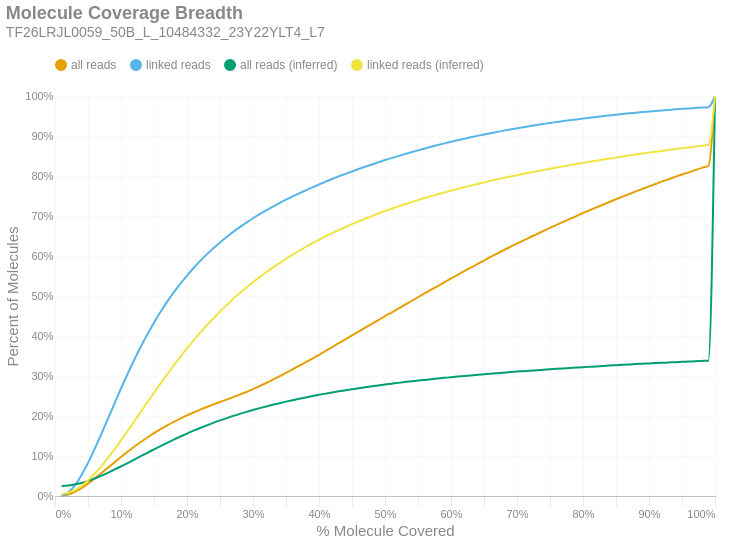

This figure's notebook cell:
### Markdown cell above
### Molecule Read Coverage
This chart shows molecule coverage breadth as computed by the number of bases aligned to that molecule. In other words, "*how much of each unique long molecule is actually sequenced/aligned?*" Keep in mind there is a distinction between sequences and alignments, since some sequences belonging to a particular molecule may not align well and wouldn't appear in the alignment data. This chart also shows molecule coverage breadth as computed by the *inferred fragment* from which the aligned sequences originate. Unlike read coverage, this calculation takes into account the total insert size, including unsequenced gaps between the forward and reverse reads. Like the previous figures, these are cumulative percents.

### Code cell
if SKIPLR:
    print_html(f"Skipped")
else:
    binned_df = consolidated_hist(valids['coverage_bp'], mask, 0.01, True)
    binned_df_inf = consolidated_hist(valids['coverage_inserts'], mask, 0.01, True)
    binned_df = binned_df.with_columns(pl.lit(binned_df_inf['all reads (cumsum)']).alias('all reads (inferred)'))
    binned_df = binned_df.with_columns(pl.lit(binned_df_inf['linked reads (cumsum)']).alias('linked reads (inferred)'))
    binned_df = binned_df.with_columns(
        (pl.col('bin').cast(pl.Float64) + 0.01).alias('right_edge')
    )

    with SafeRender(binned_df):
        (
            density_plot(binned_df, 'Molecule Coverage Breadth', samplename, 'molcov', ['all reads (inferred)','linked reads (inferred)'])
            .encode(
                #x=alt.X('bin:Q', title="% Molecule Covered").axis(format = '%').scale(padding=0),
                x=alt.X('right_edge:Q', title="% Molecule Covered").axis(format='%').scale(padding=0),
                y=alt.Y('value:Q', title='Percent of Molecules')
                    .axis(format='%')
                    .stack(False)
                    .scale(domainMin=0, padding=0),
                color=alt.Color("key:N").scale(domain = ["all reads", "linked reads", "all reads (inferred)", "linked reads (inferred)"]),
                tooltip = [
                    alt.Tooltip("key:N", title = "Data Type"),
                    alt.Tooltip("range_label:N", title="% Molecule Covered"),
                    alt.Tooltip("value:Q", format = ".2%", title="% Molecules")
                ]
            )
        ).display()

### Figure 1 — Vega-Lite specification as saved in the notebook (floating-point values rounded to 4 significant figures)
{"width": "container", "height": 400, "config": {"title": {"anchor": "start", "dy": -15, "fontSize": 18, "color": "#888888", "subtitleColor": "#888888", "subtitleFontSize": 14}, "arc": {"fill": "#0072B2"}, "axis": {"domainColor": "#888888", "domainWidth": 0.5, "gridWidth": 0.2, "grid": false, "titleFontWeight": 400, "titleFontSize": 15, "labelFontSize": 11, "labelColor": "#888888", "tickColor": "#888888", "tickWidth": 0.2, "titleColor": "#888888"}, "axisBand": {"grid": false}, "axisX": {"grid": true, "tickSize": 10, "domainCap": "round"}, "axisY": {"domain": false, "grid": true, "tickSize": 0, "domainCap": "round"}, "background": "transparent", "header": {"labelFontSize": 15, "labelColor": "#888888", "titleFontSize": 15, "titleFontWeight": 600, "titleColor": "#888888"}, "legend": {"labelFont": "sans-serif", "labelFontSize": 12, "labelColor": "#888888", "symbolSize": 100, "symbolType": "circle", "titleFontSize": 12, "titlePadding": 10, "titleColor": "#888888", "title": null, "orient": "top"}, "range": {"category": ["#E69F00", "#56B4E9", "#009E73", "#F0E442", "#0072B2", "#D55E00", "#CC79A7", "#000000"], "diverging": ["#cfe8f3", "#a2d4ec", "#73bfe2", "#46abdb", "#1696d2", "#12719e"]}, "area": {"fill": "#0072B2", "fillOpacity": 0.7, "line": true, "strokeOpacity": 0.7}, "line": {"color": "#0072B2", "stroke": "#0072B2", "strokeWidth": 2}, "trail": {"color": "#0072B2", "stroke": "#0072B2", "strokeWidth": 0, "size": 1}, "point": {"filled": true, "fillOpacity": 1.0, "size": 95}, "text": {"color": "#888888", "fontSize": 11, "align": "right", "fontWeight": 400, "size": 11}, "bar": {"fill": "#0072B2", "stroke": null}, "view": {"stroke": null, "continuousWidth": 660, "continuousHeight": 400}}, "data": {"name": "data-e1d28dee6f8de10440642b746ff8b115"}, "mark": {"type": "line", "interpolate": "monotone", "point": {"opacity": 0, "size": 275}}, "encoding": {"color": {"field": "key", "scale": {"domain": ["all reads", "linked reads", "all reads (inferred)", "linked reads (inferred)"]}, "type": "nominal"}, "tooltip": [{"field": "key", "title": "Data Type", "type": "nominal"}, {"field": "range_label", "title": "% Molecule Covered", "type": "nominal"}, {"field": "value", "format": ".2%", "title": "% Molecules", "type": "quantitative"}], "x": {"axis": {"format": "%"}, "field": "right_edge", "scale": {"padding": 0}, "title": "% Molecule Covered", "type": "quantitative"}, "y": {"axis": {"format": "%"}, "field": "value", "scale": {"domainMin": 0, "padding": 0}, "stack": false, "title": "Percent of Molecules", "type": "quantitative"}}, "params": [{"name": "param_c36ac31b6afebe62", "select": {"type": "point", "fields": ["key"]}, "bind": "legend"}], "title": {"text": "Molecule Coverage Breadth", "subtitle": "TF26LRJL0059_50B_L_10484332_23Y22YLT4_L7"}, "transform": [{"fold": ["all reads (cumsum)", "linked reads (cumsum)", "all reads (inferred)", "linked reads (inferred)"]}, {"calculate": "replace(datum.key, ' (cumsum)', '')", "as": "key"}, {"filter": {"param": "param_c36ac31b6afebe62"}}], "usermeta": {"embedOptions": {"downloadFileName": "TF26LRJL0059_50B_L_10484332_23Y22YLT4_L7.molcov"}}, "$schema": "https://vega.github.io/schema/vega-lite/v6.4.1.json", "datasets": {"data-e1d28dee6f8de10440642b746ff8b115": [{"bin": "0.0", "interval": "0.0-0.01", "all reads": 0.000336, "linked reads": 0.0005289, "all reads (cumsum)": 0.000336, "linked reads (cumsum)": 0.0005289, "range_label": "0.0-0.01", "all reads (inferred)": 0.02483, "linked reads (inferred)": 0.005132, "right_edge": 0.01}, {"bin": "0.01", "interval": "0.01-0.02", "all reads": 0.003335, "linked reads": 0.007958, "all reads (cumsum)": 0.003671, "linked reads (cumsum)": 0.008487, "range_label": "0.01-0.02", "all reads (inferred)": 0.02601, "linked reads (inferred)": 0.007815, "right_edge": 0.02}, {"bin": "0.02", "interval": "0.02-0.03", "all reads": 0.006909, "linked reads": 0.01802, "all reads (cumsum)": 0.01058, "linked reads (cumsum)": 0.0265, "range_label": "0.02-0.03", "all reads (inferred)": 0.02864, "linked reads (inferred)": 0.01451, "right_edge": 0.03}, {"bin": "0.03", "interval": "0.03-0.04", "all reads": 0.00934, "linked reads": 0.02548, "all reads (cumsum)": 0.01992, "linked reads (cumsum)": 0.05199, "range_label": "0.03-0.04", "all reads (inferred)": 0.03255, "linked reads (inferred)": 0.02492, "right_edge": 0.04}, {"bin": "0.04", "interval": "0.04-0.05", "all reads": 0.01111, "linked reads": 0.0307, "all reads (cumsum)": 0.03103, "linked reads (cumsum)": 0.08269, "range_label": "0.04-0.05", "all reads (inferred)": 0.03771, "linked reads (inferred)": 0.03876, "right_edge": 0.05}, {"bin": "0.05", "interval": "0.05-0.06", "all reads": 0.01251, "linked reads": 0.0348, "all reads (cumsum)": 0.04354, "linked reads (cumsum)": 0.1175, "range_label": "0.05-0.06", "all reads (inferred)": 0.04382, "linked reads (inferred)": 0.05549, "right_edge": 0.06}, {"bin": "0.06", "interval": "0.06-0.07", "all reads": 0.01313, "linked reads": 0.03664, "all reads (cumsum)": 0.05667, "linked reads (cumsum)": 0.1541, "range_label": "0.06-0.07", "all reads (inferred)": 0.05061, "linked reads (inferred)": 0.07428, "right_edge": 0.07}, {"bin": "0.07", "interval": "0.07-0.08", "all reads": 0.01369, "linked reads": 0.03829, "all reads (cumsum)": 0.07036, "linked reads (cumsum)": 0.1924, "range_label": "0.07-0.08", "all reads (inferred)": 0.05792, "linked reads (inferred)": 0.09453, "right_edge": 0.08}, {"bin": "0.08", "interval": "0.08-0.09", "all reads": 0.01366, "linked reads": 0.03824, "all reads (cumsum)": 0.08402, "linked reads (cumsum)": 0.2307, "range_label": "0.08-0.09", "all reads (inferred)": 0.06577, "linked reads (inferred)": 0.1163, "right_edge": 0.09}, {"bin": "0.09", "interval": "0.09-0.1", "all reads": 0.01361, "linked reads": 0.03807, "all reads (cumsum)": 0.09763, "linked reads (cumsum)": 0.2687, "range_label": "0.09-0.1", "all reads (inferred)": 0.07399, "linked reads (inferred)": 0.1392, "right_edge": 0.1}, {"bin": "0.1", "interval": "0.1-0.11", "all reads": 0.01302, "linked reads": 0.03638, "all reads (cumsum)": 0.1107, "linked reads (cumsum)": 0.3051, "range_label": "0.1-0.11", "all reads (inferred)": 0.08231, "linked reads (inferred)": 0.1624, "right_edge": 0.11}, {"bin": "0.11", "interval": "0.11-0.12", "all reads": 0.01252, "linked reads": 0.03488, "all reads (cumsum)": 0.1232, "linked reads (cumsum)": 0.34, "range_label": "0.11-0.12", "all reads (inferred)": 0.0909, "linked reads (inferred)": 0.1864, "right_edge": 0.12}, {"bin": "0.12", "interval": "0.12-0.13", "all reads": 0.01191, "linked reads": 0.03307, "all reads (cumsum)": 0.1351, "linked reads (cumsum)": 0.3731, "range_label": "0.12-0.13", "all reads (inferred)": 0.09947, "linked reads (inferred)": 0.2104, "right_edge": 0.13}, {"bin": "0.13", "interval": "0.13-0.14", "all reads": 0.01127, "linked reads": 0.03111, "all reads (cumsum)": 0.1464, "linked reads (cumsum)": 0.4042, "range_label": "0.13-0.14", "all reads (inferred)": 0.108, "linked reads (inferred)": 0.2343, "right_edge": 0.14}, {"bin": "0.14", "interval": "0.14-0.15", "all reads": 0.01066, "linked reads": 0.02914, "all reads (cumsum)": 0.157, "linked reads (cumsum)": 0.4333, "range_label": "0.14-0.15", "all reads (inferred)": 0.1165, "linked reads (inferred)": 0.2581, "right_edge": 0.15}, {"bin": "0.15", "interval": "0.15-0.16", "all reads": 0.01002, "linked reads": 0.02713, "all reads (cumsum)": 0.167, "linked reads (cumsum)": 0.4604, "range_label": "0.15-0.16", "all reads (inferred)": 0.1248, "linked reads (inferred)": 0.2814, "right_edge": 0.16}, {"bin": "0.16", "interval": "0.16-0.17", "all reads": 0.009472, "linked reads": 0.02541, "all reads (cumsum)": 0.1765, "linked reads (cumsum)": 0.4858, "range_label": "0.16-0.17", "all reads (inferred)": 0.133, "linked reads (inferred)": 0.3044, "right_edge": 0.17}, {"bin": "0.17", "interval": "0.17-0.18", "all reads": 0.008806, "linked reads": 0.02327, "all reads (cumsum)": 0.1853, "linked reads (cumsum)": 0.5091, "range_label": "0.17-0.18", "all reads (inferred)": 0.141, "linked reads (inferred)": 0.3267, "right_edge": 0.18}, {"bin": "0.18", "interval": "0.18-0.19", "all reads": 0.008325, "linked reads": 0.02184, "all reads (cumsum)": 0.1936, "linked reads (cumsum)": 0.531, "range_label": "0.18-0.19", "all reads (inferred)": 0.1487, "linked reads (inferred)": 0.3483, "right_edge": 0.19}, {"bin": "0.19", "interval": "0.19-0.2", "all reads": 0.007825, "linked reads": 0.02015, "all reads (cumsum)": 0.2015, "linked reads (cumsum)": 0.5511, "range_label": "0.19-0.2", "all reads (inferred)": 0.1561, "linked reads (inferred)": 0.3692, "right_edge": 0.2}, {"bin": "0.2", "interval": "0.2-0.21", "all reads": 0.007361, "linked reads": 0.01891, "all reads (cumsum)": 0.2088, "linked reads (cumsum)": 0.57, "range_label": "0.2-0.21", "all reads (inferred)": 0.1633, "linked reads (inferred)": 0.3893, "right_edge": 0.21}, {"bin": "0.21", "interval": "0.21-0.22", "all reads": 0.007014, "linked reads": 0.01769, "all reads (cumsum)": 0.2158, "linked reads (cumsum)": 0.5877, "range_label": "0.21-0.22", "all reads (inferred)": 0.1701, "linked reads (inferred)": 0.4083, "right_edge": 0.22}, {"bin": "0.22", "interval": "0.22-0.23", "all reads": 0.006674, "linked reads": 0.01629, "all reads (cumsum)": 0.2225, "linked reads (cumsum)": 0.604, "range_label": "0.22-0.23", "all reads (inferred)": 0.1766, "linked reads (inferred)": 0.4266, "right_edge": 0.23}, {"bin": "0.23", "interval": "0.23-0.24", "all reads": 0.006375, "linked reads": 0.01527, "all reads (cumsum)": 0.2289, "linked reads (cumsum)": 0.6193, "range_label": "0.23-0.24", "all reads (inferred)": 0.1829, "linked reads (inferred)": 0.4443, "right_edge": 0.24}, {"bin": "0.24", "interval": "0.24-0.25", "all reads": 0.006234, "linked reads": 0.01456, "all reads (cumsum)": 0.2351, "linked reads (cumsum)": 0.6338, "range_label": "0.24-0.25", "all reads (inferred)": 0.189, "linked reads (inferred)": 0.4613, "right_edge": 0.25}, {"bin": "0.25", "interval": "0.25-0.26", "all reads": 0.005943, "linked reads": 0.01353, "all reads (cumsum)": 0.2411, "linked reads (cumsum)": 0.6474, "range_label": "0.25-0.26", "all reads (inferred)": 0.1947, "linked reads (inferred)": 0.4773, "right_edge": 0.26}, {"bin": "0.26", "interval": "0.26-0.27", "all reads": 0.006084, "linked reads": 0.01289, "all reads (cumsum)": 0.2471, "linked reads (cumsum)": 0.6602, "range_label": "0.26-0.27", "all reads (inferred)": 0.2002, "linked reads (inferred)": 0.4928, "right_edge": 0.27}, {"bin": "0.27", "interval": "0.27-0.28", "all reads": 0.006291, "linked reads": 0.01205, "all reads (cumsum)": 0.2534, "linked reads (cumsum)": 0.6723, "range_label": "0.27-0.28", "all reads (inferred)": 0.2054, "linked reads (inferred)": 0.5073, "right_edge": 0.28}, {"bin": "0.28", "interval": "0.28-0.29", "all reads": 0.006563, "linked reads": 0.01129, "all reads (cumsum)": 0.26, "linked reads (cumsum)": 0.6836, "range_label": "0.28-0.29", "all reads (inferred)": 0.2103, "linked reads (inferred)": 0.5211, "right_edge": 0.29}, {"bin": "0.29", "interval": "0.29-0.3", "all reads": 0.007095, "linked reads": 0.01084, "all reads (cumsum)": 0.2671, "linked reads (cumsum)": 0.6944, "range_label": "0.29-0.3", "all reads (inferred)": 0.2151, "linked reads (inferred)": 0.5346, "right_edge": 0.3}, {"bin": "0.3", "interval": "0.3-0.31", "all reads": 0.00751, "linked reads": 0.01018, "all reads (cumsum)": 0.2746, "linked reads (cumsum)": 0.7046, "range_label": "0.3-0.31", "all reads (inferred)": 0.2196, "linked reads (inferred)": 0.5472, "right_edge": 0.31}, {"bin": "0.31", "interval": "0.31-0.32", "all reads": 0.007902, "linked reads": 0.009628, "all reads (cumsum)": 0.2825, "linked reads (cumsum)": 0.7142, "range_label": "0.31-0.32", "all reads (inferred)": 0.2239, "linked reads (inferred)": 0.5593, "right_edge": 0.32}, {"bin": "0.32", "interval": "0.32-0.33", "all reads": 0.008304, "linked reads": 0.009267, "all reads (cumsum)": 0.2908, "linked reads (cumsum)": 0.7235, "range_label": "0.32-0.33", "all reads (inferred)": 0.228, "linked reads (inferred)": 0.5708, "right_edge": 0.33}, {"bin": "0.33", "interval": "0.33-0.34", "all reads": 0.008433, "linked reads": 0.00872, "all reads (cumsum)": 0.2992, "linked reads (cumsum)": 0.7322, "range_label": "0.33-0.34", "all reads (inferred)": 0.2321, "linked reads (inferred)": 0.5821, "right_edge": 0.34}, {"bin": "0.34", "interval": "0.34-0.35", "all reads": 0.008601, "linked reads": 0.008555, "all reads (cumsum)": 0.3078, "linked reads (cumsum)": 0.7408, "range_label": "0.34-0.35", "all reads (inferred)": 0.2359, "linked reads (inferred)": 0.593, "right_edge": 0.35}, {"bin": "0.35", "interval": "0.35-0.36", "all reads": 0.008786, "linked reads": 0.00813, "all reads (cumsum)": 0.3166, "linked reads (cumsum)": 0.7489, "range_label": "0.35-0.36", "all reads (inferred)": 0.2396, "linked reads (inferred)": 0.6032, "right_edge": 0.36}, {"bin": "0.36", "interval": "0.36-0.37", "all reads": 0.009013, "linked reads": 0.007782, "all reads (cumsum)": 0.3256, "linked reads (cumsum)": 0.7567, "range_label": "0.36-0.37", "all reads (inferred)": 0.2431, "linked reads (inferred)": 0.6131, "right_edge": 0.37}, {"bin": "0.37", "interval": "0.37-0.38", "all reads": 0.00886, "linked reads": 0.007454, "all reads (cumsum)": 0.3345, "linked reads (cumsum)": 0.7641, "range_label": "0.37-0.38", "all reads (inferred)": 0.2465, "linked reads (inferred)": 0.6225, "right_edge": 0.38}, {"bin": "0.38", "interval": "0.38-0.39", "all reads": 0.009043, "linked reads": 0.007377, "all reads (cumsum)": 0.3435, "linked reads (cumsum)": 0.7715, "range_label": "0.38-0.39", "all reads (inferred)": 0.2499, "linked reads (inferred)": 0.632, "right_edge": 0.39}, {"bin": "0.39", "interval": "0.39-0.4", "all reads": 0.009533, "linked reads": 0.007236, "all reads (cumsum)": 0.3531, "linked reads (cumsum)": 0.7788, "range_label": "0.39-0.4", "all reads (inferred)": 0.253, "linked reads (inferred)": 0.6406, "right_edge": 0.4}, {"bin": "0.4", "interval": "0.4-0.41", "all reads": 0.009572, "linked reads": 0.00694, "all reads (cumsum)": 0.3626, "linked reads (cumsum)": 0.7857, "range_label": "0.4-0.41", "all reads (inferred)": 0.2559, "linked reads (inferred)": 0.649, "right_edge": 0.41}, {"bin": "0.41", "interval": "0.41-0.42", "all reads": 0.009771, "linked reads": 0.006839, "all reads (cumsum)": 0.3724, "linked reads (cumsum)": 0.7925, "range_label": "0.41-0.42", "all reads (inferred)": 0.2589, "linked reads (inferred)": 0.6572, "right_edge": 0.42}, {"bin": "0.42", "interval": "0.42-0.43", "all reads": 0.009813, "linked reads": 0.00661, "all reads (cumsum)": 0.3822, "linked reads (cumsum)": 0.7992, "range_label": "0.42-0.43", "all reads (inferred)": 0.2617, "linked reads (inferred)": 0.665, "right_edge": 0.43}, {"bin": "0.43", "interval": "0.43-0.44", "all reads": 0.00959, "linked reads": 0.006148, "all reads (cumsum)": 0.3918, "linked reads (cumsum)": 0.8053, "range_label": "0.43-0.44", "all reads (inferred)": 0.2643, "linked reads (inferred)": 0.6724, "right_edge": 0.44}, {"bin": "0.44", "interval": "0.44-0.45", "all reads": 0.009594, "linked reads": 0.006075, "all reads (cumsum)": 0.4014, "linked reads (cumsum)": 0.8114, "range_label": "0.44-0.45", "all reads (inferred)": 0.2669, "linked reads (inferred)": 0.6797, "right_edge": 0.45}, {"bin": "0.45", "interval": "0.45-0.46", "all reads": 0.009616, "linked reads": 0.006012, "all reads (cumsum)": 0.411, "linked reads (cumsum)": 0.8174, "range_label": "0.45-0.46", "all reads (inferred)": 0.2694, "linked reads (inferred)": 0.6867, "right_edge": 0.46}, {"bin": "0.46", "interval": "0.46-0.47", "all reads": 0.009693, "linked reads": 0.005892, "all reads (cumsum)": 0.4207, "linked reads (cumsum)": 0.8233, "range_label": "0.46-0.47", "all reads (inferred)": 0.2718, "linked reads (inferred)": 0.6933, "right_edge": 0.47}, {"bin": "0.47", "interval": "0.47-0.48", "all reads": 0.009551, "linked reads": 0.005586, "all reads (cumsum)": 0.4303, "linked reads (cumsum)": 0.8289, "range_label": "0.47-0.48", "all reads (inferred)": 0.2741, "linked reads (inferred)": 0.6998, "right_edge": 0.48}, {"bin": "0.48", "interval": "0.48-0.49", "all reads": 0.009403, "linked reads": 0.005445, "all reads (cumsum)": 0.4397, "linked reads (cumsum)": 0.8343, "range_label": "0.48-0.49", "all reads (inferred)": 0.2764, "linked reads (inferred)": 0.7063, "right_edge": 0.49}, {"bin": "0.49", "interval": "0.49-0.5", "all reads": 0.01027, "linked reads": 0.005501, "all reads (cumsum)": 0.45, "linked reads (cumsum)": 0.8398, "range_label": "0.49-0.5", "all reads (inferred)": 0.2786, "linked reads (inferred)": 0.7124, "right_edge": 0.5}, {"bin": "0.5", "interval": "0.5-0.51", "all reads": 0.008779, "linked reads": 0.004872, "all reads (cumsum)": 0.4587, "linked reads (cumsum)": 0.8447, "range_label": "0.5-0.51", "all reads (inferred)": 0.2807, "linked reads (inferred)": 0.7182, "right_edge": 0.51}, {"bin": "0.51", "interval": "0.51-0.52", "all reads": 0.009805, "linked reads": 0.00505, "all reads (cumsum)": 0.4685, "linked reads (cumsum)": 0.8497, "range_label": "0.51-0.52", "all reads (inferred)": 0.2828, "linked reads (inferred)": 0.7241, "right_edge": 0.52}, {"bin": "0.52", "interval": "0.52-0.53", "all reads": 0.009358, "linked reads": 0.004859, "all reads (cumsum)": 0.4779, "linked reads (cumsum)": 0.8546, "range_label": "0.52-0.53", "all reads (inferred)": 0.2848, "linked reads (inferred)": 0.7295, "right_edge": 0.53}, {"bin": "0.53", "interval": "0.53-0.54", "all reads": 0.009585, "linked reads": 0.004809, "all reads (cumsum)": 0.4875, "linked reads (cumsum)": 0.8594, "range_label": "0.53-0.54", "all reads (inferred)": 0.2867, "linked reads (inferred)": 0.7348, "right_edge": 0.54}, {"bin": "0.54", "interval": "0.54-0.55", "all reads": 0.009398, "linked reads": 0.004636, "all reads (cumsum)": 0.4969, "linked reads (cumsum)": 0.864, "range_label": "0.54-0.55", "all reads (inferred)": 0.2885, "linked reads (inferred)": 0.7397, "right_edge": 0.55}, {"bin": "0.55", "interval": "0.55-0.56", "all reads": 0.009421, "linked reads": 0.004471, "all reads (cumsum)": 0.5063, "linked reads (cumsum)": 0.8685, "range_label": "0.55-0.56", "all reads (inferred)": 0.2903, "linked reads (inferred)": 0.7448, "right_edge": 0.56}, {"bin": "0.56", "interval": "0.56-0.57", "all reads": 0.009388, "linked reads": 0.004433, "all reads (cumsum)": 0.5157, "linked reads (cumsum)": 0.8729, "range_label": "0.56-0.57", "all reads (inferred)": 0.292, "linked reads (inferred)": 0.7496, "right_edge": 0.57}, {"bin": "0.57", "interval": "0.57-0.58", "all reads": 0.009136, "linked reads": 0.004353, "all reads (cumsum)": 0.5248, "linked reads (cumsum)": 0.8773, "range_label": "0.57-0.58", "all reads (inferred)": 0.2937, "linked reads (inferred)": 0.7544, "right_edge": 0.58}, {"bin": "0.58", "interval": "0.58-0.59", "all reads": 0.009441, "linked reads": 0.004229, "all reads (cumsum)": 0.5343, "linked reads (cumsum)": 0.8815, "range_label": "0.58-0.59", "all reads (inferred)": 0.2953, "linked reads (inferred)": 0.7588, "right_edge": 0.59}, {"bin": "0.59", "interval": "0.59-0.6", "all reads": 0.009523, "linked reads": 0.004061, "all reads (cumsum)": 0.5438, "linked reads (cumsum)": 0.8856, "range_label": "0.59-0.6", "all reads (inferred)": 0.297, "linked reads (inferred)": 0.7633, "right_edge": 0.6}, {"bin": "0.6", "interval": "0.6-0.61", "all reads": 0.00893, "linked reads": 0.003782, "all reads (cumsum)": 0.5527, "linked reads (cumsum)": 0.8894, "range_label": "0.6-0.61", "all reads (inferred)": 0.2985, "linked reads (inferred)": 0.7677, "right_edge": 0.61}, {"bin": "0.61", "interval": "0.61-0.62", "all reads": 0.00932, "linked reads": 0.003786, "all reads (cumsum)": 0.562, "linked reads (cumsum)": 0.8932, "range_label": "0.61-0.62", "all reads (inferred)": 0.3, "linked reads (inferred)": 0.7718, "right_edge": 0.62}, {"bin": "0.62", "interval": "0.62-0.63", "all reads": 0.009002, "linked reads": 0.003639, "all reads (cumsum)": 0.571, "linked reads (cumsum)": 0.8968, "range_label": "0.62-0.63", "all reads (inferred)": 0.3015, "linked reads (inferred)": 0.776, "right_edge": 0.63}, {"bin": "0.63", "interval": "0.63-0.64", "all reads": 0.008912, "linked reads": 0.003523, "all reads (cumsum)": 0.5799, "linked reads (cumsum)": 0.9003, "range_label": "0.63-0.64", "all reads (inferred)": 0.303, "linked reads (inferred)": 0.78, "right_edge": 0.64}, {"bin": "0.64", "interval": "0.64-0.65", "all reads": 0.008699, "linked reads": 0.003383, "all reads (cumsum)": 0.5886, "linked reads (cumsum)": 0.9037, "range_label": "0.64-0.65", "all reads (inferred)": 0.3044, "linked reads (inferred)": 0.784, "right_edge": 0.65}, {"bin": "0.65", "interval": "0.65-0.66", "all reads": 0.00903, "linked reads": 0.003395, "all reads (cumsum)": 0.5977, "linked reads (cumsum)": 0.9071, "range_label": "0.65-0.66", "all reads (inferred)": 0.3058, "linked reads (inferred)": 0.7879, "right_edge": 0.66}, {"bin": "0.66", "interval": "0.66-0.67", "all reads": 0.008415, "linked reads": 0.003179, "all reads (cumsum)": 0.6061, "linked reads (cumsum)": 0.9103, "range_label": "0.66-0.67", "all reads (inferred)": 0.3071, "linked reads (inferred)": 0.7915, "right_edge": 0.67}, {"bin": "0.67", "interval": "0.67-0.68", "all reads": 0.008619, "linked reads": 0.003141, "all reads (cumsum)": 0.6147, "linked reads (cumsum)": 0.9134, "range_label": "0.67-0.68", "all reads (inferred)": 0.3084, "linked reads (inferred)": 0.7951, "right_edge": 0.68}, {"bin": "0.68", "interval": "0.68-0.69", "all reads": 0.008262, "linked reads": 0.002999, "all reads (cumsum)": 0.623, "linked reads (cumsum)": 0.9164, "range_label": "0.68-0.69", "all reads (inferred)": 0.3097, "linked reads (inferred)": 0.7986, "right_edge": 0.69}, {"bin": "0.69", "interval": "0.69-0.7", "all reads": 0.008219, "linked reads": 0.002839, "all reads (cumsum)": 0.6312, "linked reads (cumsum)": 0.9193, "range_label": "0.69-0.7", "all reads (inferred)": 0.3109, "linked reads (inferred)": 0.8021, "right_edge": 0.7}, {"bin": "0.7", "interval": "0.7-0.71", "all reads": 0.007966, "linked reads": 0.00277, "all reads (cumsum)": 0.6392, "linked reads (cumsum)": 0.922, "range_label": "0.7-0.71", "all reads (inferred)": 0.3121, "linked reads (inferred)": 0.8054, "right_edge": 0.71}, {"bin": "0.71", "interval": "0.71-0.72", "all reads": 0.007738, "linked reads": 0.002784, "all reads (cumsum)": 0.6469, "linked reads (cumsum)": 0.9248, "range_label": "0.71-0.72", "all reads (inferred)": 0.3134, "linked reads (inferred)": 0.8088, "right_edge": 0.72}, {"bin": "0.72", "interval": "0.72-0.73", "all reads": 0.007974, "linked reads": 0.002702, "all reads (cumsum)": 0.6549, "linked reads (cumsum)": 0.9275, "range_label": "0.72-0.73", "all reads (inferred)": 0.3145, "linked reads (inferred)": 0.8118, "right_edge": 0.73}, {"bin": "0.73", "interval": "0.73-0.74", "all reads": 0.007604, "linked reads": 0.002556, "all reads (cumsum)": 0.6625, "linked reads (cumsum)": 0.9301, "range_label": "0.73-0.74", "all reads (inferred)": 0.3156, "linked reads (inferred)": 0.8149, "right_edge": 0.74}, {"bin": "0.74", "interval": "0.74-0.75", "all reads": 0.007933, "linked reads": 0.002558, "all reads (cumsum)": 0.6704, "linked reads (cumsum)": 0.9326, "range_label": "0.74-0.75", "all reads (inferred)": 0.3167, "linked reads (inferred)": 0.818, "right_edge": 0.75}, {"bin": "0.75", "interval": "0.75-0.76", "all reads": 0.007366, "linked reads": 0.002316, "all reads (cumsum)": 0.6778, "linked reads (cumsum)": 0.9349, "range_label": "0.75-0.76", "all reads (inferred)": 0.3178, "linked reads (inferred)": 0.8211, "right_edge": 0.76}, {"bin": "0.76", "interval": "0.76-0.77", "all reads": 0.007428, "linked reads": 0.002364, "all reads (cumsum)": 0.6852, "linked reads (cumsum)": 0.9373, "range_label": "0.76-0.77", "all reads (inferred)": 0.3189, "linked reads (inferred)": 0.8241, "right_edge": 0.77}, {"bin": "0.77", "interval": "0.77-0.78", "all reads": 0.007449, "linked reads": 0.002177, "all reads (cumsum)": 0.6927, "linked reads (cumsum)": 0.9395, "range_label": "0.77-0.78", "all reads (inferred)": 0.32, "linked reads (inferred)": 0.827, "right_edge": 0.78}, {"bin": "0.78", "interval": "0.78-0.79", "all reads": 0.007206, "linked reads": 0.002049, "all reads (cumsum)": 0.6999, "linked reads (cumsum)": 0.9415, "range_label": "0.78-0.79", "all reads (inferred)": 0.321, "linked reads (inferred)": 0.8299, "right_edge": 0.79}, {"bin": "0.79", "interval": "0.79-0.8", "all reads": 0.007579, "linked reads": 0.002163, "all reads (cumsum)": 0.7074, "linked reads (cumsum)": 0.9437, "range_label": "0.79-0.8", "all reads (inferred)": 0.3221, "linked reads (inferred)": 0.8328, "right_edge": 0.8}, {"bin": "0.8", "interval": "0.8-0.81", "all reads": 0.006924, "linked reads": 0.002037, "all reads (cumsum)": 0.7144, "linked reads (cumsum)": 0.9457, "range_label": "0.8-0.81", "all reads (inferred)": 0.3231, "linked reads (inferred)": 0.8355, "right_edge": 0.81}, {"bin": "0.81", "interval": "0.81-0.82", "all reads": 0.006916, "linked reads": 0.002014, "all reads (cumsum)": 0.7213, "linked reads (cumsum)": 0.9477, "range_label": "0.81-0.82", "all reads (inferred)": 0.3241, "linked reads (inferred)": 0.8382, "right_edge": 0.82}, {"bin": "0.82", "interval": "0.82-0.83", "all reads": 0.006961, "linked reads": 0.001848, "all reads (cumsum)": 0.7282, "linked reads (cumsum)": 0.9496, "range_label": "0.82-0.83", "all reads (inferred)": 0.3251, "linked reads (inferred)": 0.841, "right_edge": 0.83}, {"bin": "0.83", "interval": "0.83-0.84", "all reads": 0.006841, "linked reads": 0.001928, "all reads (cumsum)": 0.7351, "linked reads (cumsum)": 0.9515, "range_label": "0.83-0.84", "all reads (inferred)": 0.3261, "linked reads (inferred)": 0.8437, "right_edge": 0.84}, {"bin": "0.84", "interval": "0.84-0.85", "all reads": 0.006726, "linked reads": 0.001743, "all reads (cumsum)": 0.7418, "linked reads (cumsum)": 0.9533, "range_label": "0.84-0.85", "all reads (inferred)": 0.327, "linked reads (inferred)": 0.8463, "right_edge": 0.85}, {"bin": "0.85", "interval": "0.85-0.86", "all reads": 0.00658, "linked reads": 0.001745, "all reads (cumsum)": 0.7484, "linked reads (cumsum)": 0.955, "range_label": "0.85-0.86", "all reads (inferred)": 0.3279, "linked reads (inferred)": 0.8488, "right_edge": 0.86}, {"bin": "0.86", "interval": "0.86-0.87", "all reads": 0.006463, "linked reads": 0.001655, "all reads (cumsum)": 0.7548, "linked reads (cumsum)": 0.9567, "range_label": "0.86-0.87", "all reads (inferred)": 0.3288, "linked reads (inferred)": 0.8514, "right_edge": 0.87}, {"bin": "0.87", "interval": "0.87-0.88", "all reads": 0.006544, "linked reads": 0.001548, "all reads (cumsum)": 0.7614, "linked reads (cumsum)": 0.9582, "range_label": "0.87-0.88", "all reads (inferred)": 0.3297, "linked reads (inferred)": 0.8539, "right_edge": 0.88}, {"bin": "0.88", "interval": "0.88-0.89", "all reads": 0.006274, "linked reads": 0.001535, "all reads (cumsum)": 0.7677, "linked reads (cumsum)": 0.9597, "range_label": "0.88-0.89", "all reads (inferred)": 0.3306, "linked reads (inferred)": 0.8562, "right_edge": 0.89}, {"bin": "0.89", "interval": "0.89-0.9", "all reads": 0.006309, "linked reads": 0.001482, "all reads (cumsum)": 0.774, "linked reads (cumsum)": 0.9612, "range_label": "0.89-0.9", "all reads (inferred)": 0.3314, "linked reads (inferred)": 0.8585, "right_edge": 0.9}, {"bin": "0.9", "interval": "0.9-0.91", "all reads": 0.00593, "linked reads": 0.001361, "all reads (cumsum)": 0.7799, "linked reads (cumsum)": 0.9626, "range_label": "0.9-0.91", "all reads (inferred)": 0.3322, "linked reads (inferred)": 0.8608, "right_edge": 0.91}, {"bin": "0.91", "interval": "0.91-0.92", "all reads": 0.006629, "linked reads": 0.001417, "all reads (cumsum)": 0.7865, "linked reads (cumsum)": 0.964, "range_label": "0.91-0.92", "all reads (inferred)": 0.333, "linked reads (inferred)": 0.8629, "right_edge": 0.92}, {"bin": "0.92", "interval": "0.92-0.93", "all reads": 0.005429, "linked reads": 0.001287, "all reads (cumsum)": 0.792, "linked reads (cumsum)": 0.9653, "range_label": "0.92-0.93", "all reads (inferred)": 0.3338, "linked reads (inferred)": 0.8651, "right_edge": 0.93}, {"bin": "0.93", "interval": "0.93-0.94", "all reads": 0.005881, "linked reads": 0.001291, "all reads (cumsum)": 0.7978, "linked reads (cumsum)": 0.9666, "range_label": "0.93-0.94", "all reads (inferred)": 0.3346, "linked reads (inferred)": 0.8673, "right_edge": 0.94}, {"bin": "0.94", "interval": "0.94-0.95", "all reads": 0.006082, "linked reads": 0.00123, "all reads (cumsum)": 0.8039, "linked reads (cumsum)": 0.9678, "range_label": "0.94-0.95", "all reads (inferred)": 0.3353, "linked reads (inferred)": 0.8693, "right_edge": 0.95}, {"bin": "0.95", "interval": "0.95-0.96", "all reads": 0.005037, "linked reads": 0.001186, "all reads (cumsum)": 0.809, "linked reads (cumsum)": 0.969, "range_label": "0.95-0.96", "all reads (inferred)": 0.3361, "linked reads (inferred)": 0.8714, "right_edge": 0.96}, {"bin": "0.96", "interval": "0.96-0.97", "all reads": 0.005725, "linked reads": 0.00105, "all reads (cumsum)": 0.8147, "linked reads (cumsum)": 0.97, "range_label": "0.96-0.97", "all reads (inferred)": 0.3369, "linked reads (inferred)": 0.8735, "right_edge": 0.97}, {"bin": "0.97", "interval": "0.97-0.98", "all reads": 0.005695, "linked reads": 0.0009756, "all reads (cumsum)": 0.8204, "linked reads (cumsum)": 0.971, "range_label": "0.97-0.98", "all reads (inferred)": 0.3376, "linked reads (inferred)": 0.8755, "right_edge": 0.98}, {"bin": "0.98", "interval": "0.98-0.99", "all reads": 0.004908, "linked reads": 0.001104, "all reads (cumsum)": 0.8253, "linked reads (cumsum)": 0.9721, "range_label": "0.98-0.99", "all reads (inferred)": 0.3384, "linked reads (inferred)": 0.8776, "right_edge": 0.99}, {"bin": "0.99", "interval": "0.99-1.0", "all reads": 0.1747, "linked reads": 0.02788, "all reads (cumsum)": 1.0, "linked reads (cumsum)": 1.0, "range_label": "0.99-1.0", "all reads (inferred)": 1.0, "linked reads (inferred)": 1.0, "right_edge": 1.0}]}}
